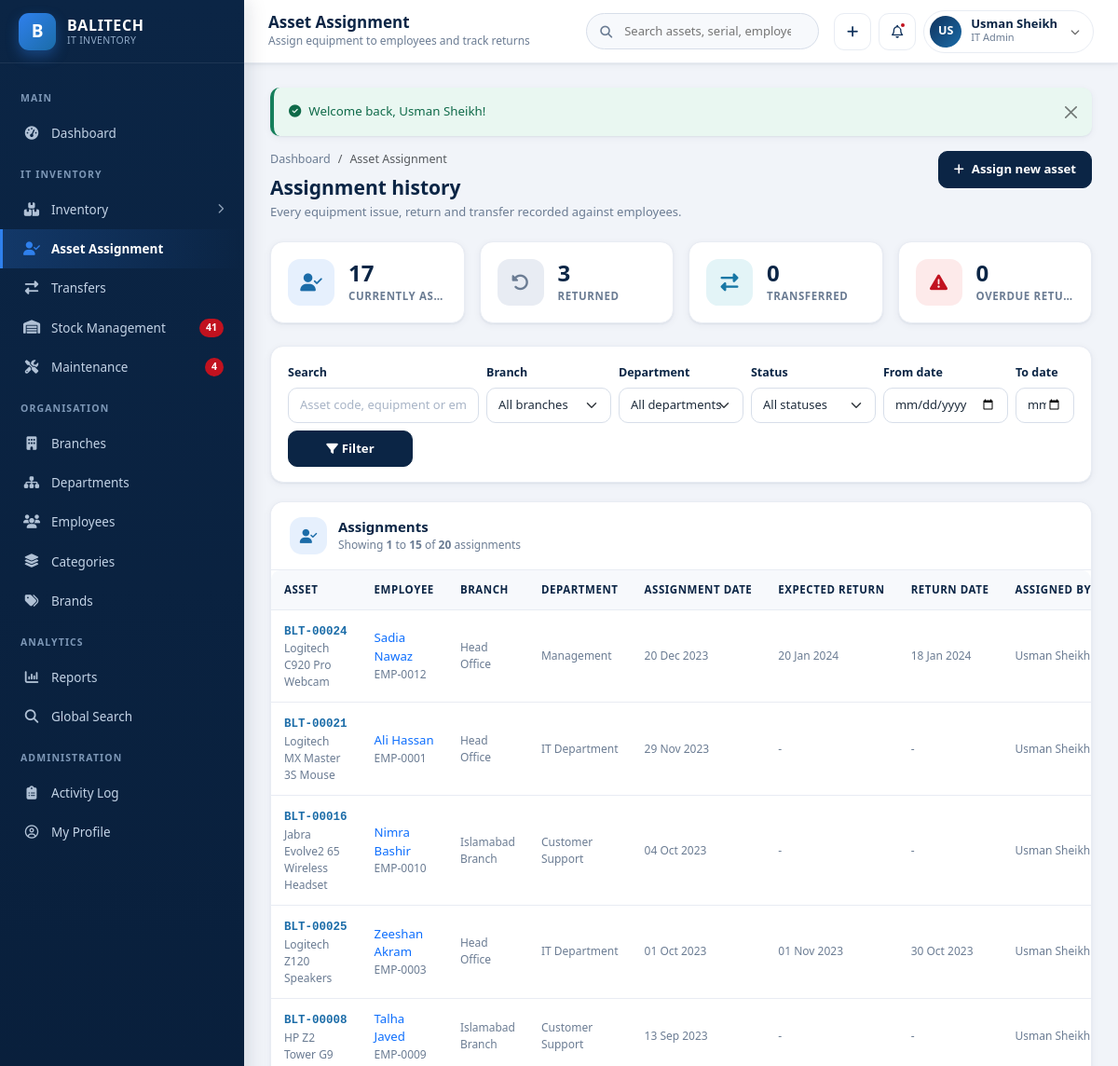
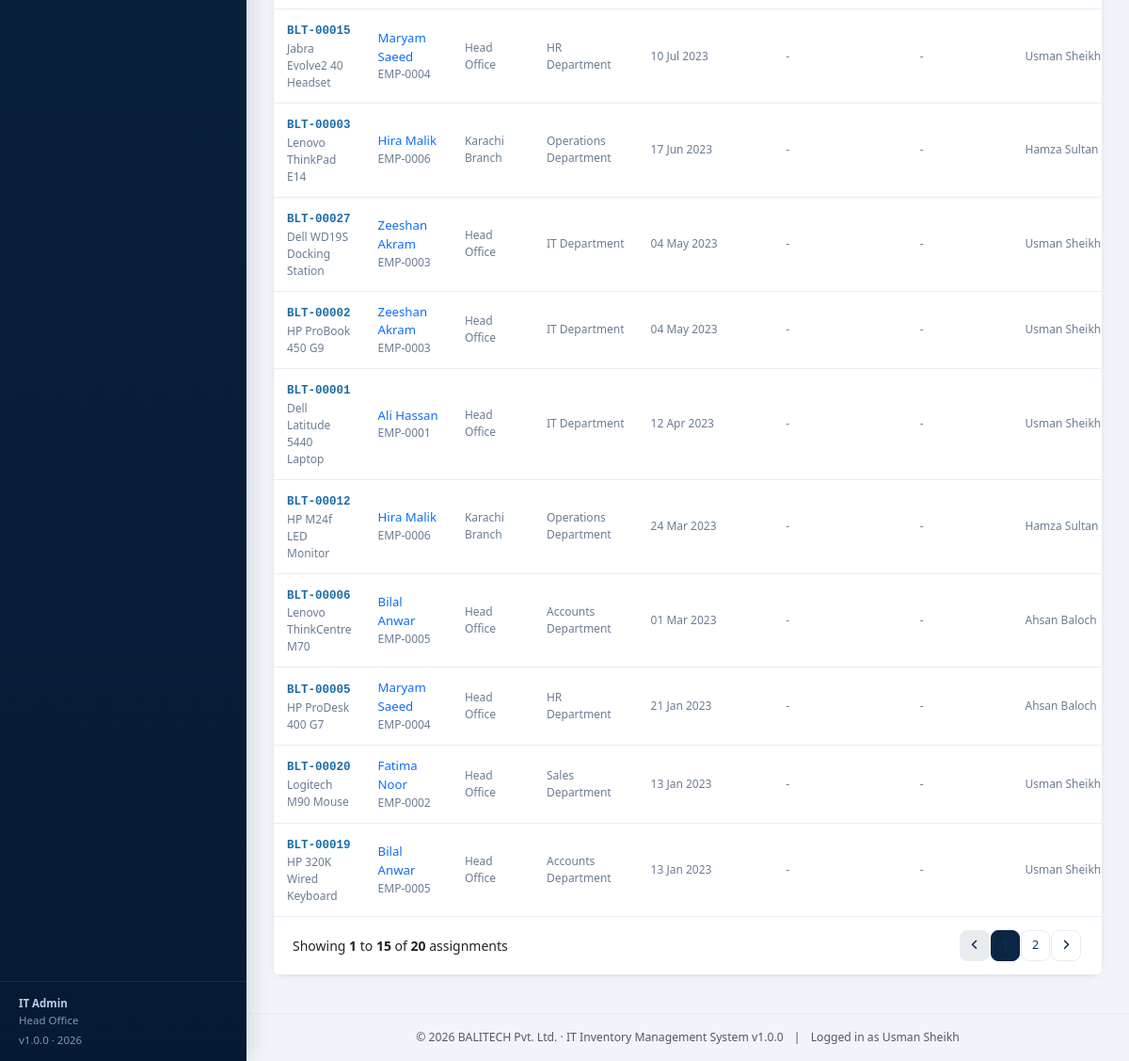
/assignments/index.php (signed in), run on the app's committed database (2 pictures, top to bottom).
### tables this page shows
CREATE TABLE `users` (
  `id` INT UNSIGNED NOT NULL AUTO_INCREMENT,
  `username` VARCHAR(60) NOT NULL,
  `full_name` VARCHAR(120) NOT NULL,
  `email` VARCHAR(120) NOT NULL,
  `password` VARCHAR(255) NOT NULL,
  `role` ENUM('super_admin','it_admin','branch_staff','dept_manager') NOT NULL DEFAULT 'branch_staff',
  `branch_id` INT UNSIGNED DEFAULT NULL,
  `department_id` INT UNSIGNED DEFAULT NULL,
  `phone` VARCHAR(30) DEFAULT NULL,
  `avatar` VARCHAR(255) DEFAULT NULL,
  `status` ENUM('active','inactive') NOT NULL DEFAULT 'active',
  `last_login` DATETIME DEFAULT NULL,
  `created_at` DATETIME NOT NULL DEFAULT CURRENT_TIMESTAMP,
  `updated_at` DATETIME NOT NULL DEFAULT CURRENT_TIMESTAMP ON UPDATE CURRENT_TIMESTAMP,
  PRIMARY KEY (`id`),
  UNIQUE KEY `uq_user_username` (`username`),
  UNIQUE KEY `uq_user_email` (`email`),
  KEY `idx_user_role` (`role`),
  KEY `idx_user_branch` (`branch_id`),
  KEY `idx_user_dept` (`department_id`),
  CONSTRAINT `fk_user_branch` FOREIGN KEY (`branch_id`) REFERENCES `branches` (`id`) ON DELETE SET NULL ON UPDATE CASCADE,
  CONSTRAINT `fk_user_dept` FOREIGN KEY (`department_id`) REFERENCES `departments` (`id`) ON DELETE SET NULL ON UPDATE CASCADE
);

CREATE TABLE `branches` (
  `id` INT UNSIGNED NOT NULL AUTO_INCREMENT,
  `branch_code` VARCHAR(20) NOT NULL,
  `branch_name` VARCHAR(120) NOT NULL,
  `city` VARCHAR(80) NOT NULL,
  `address` VARCHAR(255) DEFAULT NULL,
  `branch_manager` VARCHAR(120) DEFAULT NULL,
  `contact_number` VARCHAR(30) DEFAULT NULL,
  `email` VARCHAR(120) DEFAULT NULL,
  `status` ENUM('active','inactive') NOT NULL DEFAULT 'active',
  `created_at` DATETIME NOT NULL DEFAULT CURRENT_TIMESTAMP,
  `updated_at` DATETIME NOT NULL DEFAULT CURRENT_TIMESTAMP ON UPDATE CURRENT_TIMESTAMP,
  PRIMARY KEY (`id`),
  UNIQUE KEY `uq_branch_code` (`branch_code`),
  KEY `idx_branch_status` (`status`),
  KEY `idx_branch_name` (`branch_name`)
);

CREATE TABLE `asset_assignments` (
  `id` INT UNSIGNED NOT NULL AUTO_INCREMENT,
  `asset_id` INT UNSIGNED NOT NULL,
  `employee_id` INT UNSIGNED NOT NULL,
  `branch_id` INT UNSIGNED DEFAULT NULL,
  `department_id` INT UNSIGNED DEFAULT NULL,
  `assignment_date` DATE NOT NULL,
  `assigned_by` INT UNSIGNED DEFAULT NULL,
  `expected_return_date` DATE DEFAULT NULL,
  `return_date` DATE DEFAULT NULL,
  `assignment_status` ENUM('assigned','returned','transferred') NOT NULL DEFAULT 'assigned',
  `condition_on_assign` ENUM('New','Good','Fair','Poor') NOT NULL DEFAULT 'Good',
  `condition_on_return` ENUM('New','Good','Fair','Poor') DEFAULT NULL,
  `remarks` VARCHAR(255) DEFAULT NULL,
  `created_at` DATETIME NOT NULL DEFAULT CURRENT_TIMESTAMP,
  PRIMARY KEY (`id`),
  KEY `idx_asg_asset` (`asset_id`),
  KEY `idx_asg_emp` (`employee_id`),
  KEY `idx_asg_status` (`assignment_status`),
  KEY `idx_asg_date` (`assignment_date`),
  CONSTRAINT `fk_asg_asset` FOREIGN KEY (`asset_id`) REFERENCES `inventory` (`id`) ON DELETE CASCADE ON UPDATE CASCADE,
  CONSTRAINT `fk_asg_emp` FOREIGN KEY (`employee_id`) REFERENCES `employees` (`id`) ON DELETE CASCADE ON UPDATE CASCADE,
  CONSTRAINT `fk_asg_branch` FOREIGN KEY (`branch_id`) REFERENCES `branches` (`id`) ON DELETE SET NULL ON UPDATE CASCADE,
  CONSTRAINT `fk_asg_dept` FOREIGN KEY (`department_id`) REFERENCES `departments` (`id`) ON DELETE SET NULL ON UPDATE CASCADE,
  CONSTRAINT `fk_asg_user` FOREIGN KEY (`assigned_by`) REFERENCES `users` (`id`) ON DELETE SET NULL ON UPDATE CASCADE
);

CREATE TABLE `inventory` (
  `id` INT UNSIGNED NOT NULL AUTO_INCREMENT,
  `asset_code` VARCHAR(30) NOT NULL,
  `category_id` INT UNSIGNED NOT NULL,
  `brand_id` INT UNSIGNED DEFAULT NULL,
  `equipment_name` VARCHAR(150) NOT NULL,
  `model_number` VARCHAR(100) DEFAULT NULL,
  `serial_number` VARCHAR(100) DEFAULT NULL,
  `branch_id` INT UNSIGNED DEFAULT NULL,
  `department_id` INT UNSIGNED DEFAULT NULL,
  `assigned_employee_id` INT UNSIGNED DEFAULT NULL,
  `purchase_date` DATE DEFAULT NULL,
  `purchase_price` DECIMAL(12,2) NOT NULL DEFAULT 0.00,
  `warranty_expiry` DATE DEFAULT NULL,
  `asset_condition` ENUM('New','Good','Fair','Poor') NOT NULL DEFAULT 'Good',
  `status` ENUM('available','assigned','under_maintenance','damaged','retired') NOT NULL DEFAULT 'available',
  `remarks` TEXT DEFAULT NULL,
  `created_by` INT UNSIGNED DEFAULT NULL,
  `created_at` DATETIME NOT NULL DEFAULT CURRENT_TIMESTAMP,
  `updated_at` DATETIME NOT NULL DEFAULT CURRENT_TIMESTAMP ON UPDATE CURRENT_TIMESTAMP,
  PRIMARY KEY (`id`),
  UNIQUE KEY `uq_asset_code` (`asset_code`),
  UNIQUE KEY `uq_asset_serial` (`serial_number`),
  KEY `idx_inv_category` (`category_id`),
  KEY `idx_inv_brand` (`brand_id`),
  KEY `idx_inv_branch` (`branch_id`),
  KEY `idx_inv_dept` (`department_id`),
  KEY `idx_inv_emp` (`assigned_employee_id`),
  KEY `idx_inv_status` (`status`),
  KEY `idx_inv_purchase` (`purchase_date`),
  KEY `idx_inv_name` (`equipment_name`),
  CONSTRAINT `fk_inv_category` FOREIGN KEY (`category_id`) REFERENCES `asset_categories` (`id`) ON DELETE RESTRICT ON UPDATE CASCADE,
  CONSTRAINT `fk_inv_brand` FOREIGN KEY (`brand_id`) REFERENCES `brands` (`id`) ON DELETE SET NULL ON UPDATE CASCADE,
  CONSTRAINT `fk_inv_branch` FOREIGN KEY (`branch_id`) REFERENCES `branches` (`id`) ON DELETE SET NULL ON UPDATE CASCADE,
  CONSTRAINT `fk_inv_dept` FOREIGN KEY (`department_id`) REFERENCES `departments` (`id`) ON DELETE SET NULL ON UPDATE CASCADE,
  CONSTRAINT `fk_inv_emp` FOREIGN KEY (`assigned_employee_id`) REFERENCES `employees` (`id`) ON DELETE SET NULL ON UPDATE CASCADE,
  CONSTRAINT `fk_inv_user` FOREIGN KEY (`created_by`) REFERENCES `users` (`id`) ON DELETE SET NULL ON UPDATE CASCADE
);

CREATE TABLE `employees` (
  `id` INT UNSIGNED NOT NULL AUTO_INCREMENT,
  `emp_code` VARCHAR(20) NOT NULL,
  `employee_name` VARCHAR(120) NOT NULL,
  `branch_id` INT UNSIGNED DEFAULT NULL,
  `department_id` INT UNSIGNED DEFAULT NULL,
  `designation` VARCHAR(120) DEFAULT NULL,
  `contact_number` VARCHAR(30) DEFAULT NULL,
  `email` VARCHAR(120) DEFAULT NULL,
  `joining_date` DATE DEFAULT NULL,
  `status` ENUM('active','inactive') NOT NULL DEFAULT 'active',
  `created_at` DATETIME NOT NULL DEFAULT CURRENT_TIMESTAMP,
  `updated_at` DATETIME NOT NULL DEFAULT CURRENT_TIMESTAMP ON UPDATE CURRENT_TIMESTAMP,
  PRIMARY KEY (`id`),
  UNIQUE KEY `uq_emp_code` (`emp_code`),
  KEY `idx_emp_branch` (`branch_id`),
  KEY `idx_emp_dept` (`department_id`),
  KEY `idx_emp_name` (`employee_name`),
  CONSTRAINT `fk_emp_branch` FOREIGN KEY (`branch_id`) REFERENCES `branches` (`id`) ON DELETE SET NULL ON UPDATE CASCADE,
  CONSTRAINT `fk_emp_dept` FOREIGN KEY (`department_id`) REFERENCES `departments` (`id`) ON DELETE SET NULL ON UPDATE CASCADE
);

CREATE TABLE `departments` (
  `id` INT UNSIGNED NOT NULL AUTO_INCREMENT,
  `dept_code` VARCHAR(20) NOT NULL,
  `department_name` VARCHAR(120) NOT NULL,
  `branch_id` INT UNSIGNED DEFAULT NULL,
  `dept_head` VARCHAR(120) DEFAULT NULL,
  `description` VARCHAR(255) DEFAULT NULL,
  `status` ENUM('active','inactive') NOT NULL DEFAULT 'active',
  `created_at` DATETIME NOT NULL DEFAULT CURRENT_TIMESTAMP,
  `updated_at` DATETIME NOT NULL DEFAULT CURRENT_TIMESTAMP ON UPDATE CURRENT_TIMESTAMP,
  PRIMARY KEY (`id`),
  UNIQUE KEY `uq_dept_code` (`dept_code`),
  KEY `idx_dept_branch` (`branch_id`),
  KEY `idx_dept_name` (`department_name`),
  CONSTRAINT `fk_dept_branch` FOREIGN KEY (`branch_id`) REFERENCES `branches` (`id`) ON DELETE SET NULL ON UPDATE CASCADE
);

### assignments/index.php (the view, shortened to what the rows shown need)
<?php
require_once __DIR__ . '/../init.php';
$scope       = rbac_scope('i');
$scopeSql    = $scope['sql'];
$page     = max(1, (int) get_param('page', 1));
$perPage  = ITEMS_PER_PAGE;
$where  = '1 = 1';
$offset = ($page - 1) * $perPage;
$listSql = "SELECT a.id, a.asset_id, a.employee_id, a.assignment_date, a.expected_return_date,
                   a.return_date, a.assignment_status,
                   i.asset_code, i.equipment_name,
                   emp.employee_name, emp.emp_code,
                   b.branch_name, d.department_name,
                   u.full_name AS assigned_by_name
              FROM asset_assignments a
              JOIN inventory i ON i.id = a.asset_id
              JOIN employees emp ON emp.id = a.employee_id
              LEFT JOIN branches b ON b.id = a.branch_id
              LEFT JOIN departments d ON d.id = a.department_id
              LEFT JOIN users u ON u.id = a.assigned_by
             WHERE $where $scopeSql
             ORDER BY a.assignment_date DESC, a.id DESC
             LIMIT :limit OFFSET :offset";
$stmt = db()->prepare($listSql);
$stmt->bindValue(':limit', $perPage, PDO::PARAM_INT);
$stmt->bindValue(':offset', $offset, PDO::PARAM_INT);
$stmt->execute();
$assignments = $stmt->fetchAll();
$page_title    = 'Asset Assignment';
require __DIR__ . '/../includes/header.php';
?>
<div class="page-head">
    <div>
        <h2>Assignment history</h2>
    </div>
</div>
<div class="row g-3 mb-4">
</div>
<form class="filter-bar" method="get" action="<?= url('assignments/index.php') ?>">
</form>
<div class="card">
    <div class="table-responsive">
        <table class="table">
            <thead>
                <tr>
                    <th>Asset</th>
                    <th>Employee</th>
                    <th>Branch</th>
                    <th>Department</th>
                    <th>Assignment date</th>
                    <th>Expected return</th>
                    <th>Return date</th>
                    <th>Assigned by</th>
                </tr>
            </thead>
            <tbody>
            <?php foreach ($assignments as $row): ?>
                <tr>
                    <td>
                        <a class="fw-code" href="<?= url('inventory/view.php?id=' . (int) $row['asset_id']) ?>"><?= e($row['asset_code']) ?></a>
                        <div class="text-muted-sm"><?= e($row['equipment_name']) ?></div>
                    </td>
                    <td>
                        <a href="<?= url('employees/view.php?id=' . (int) $row['employee_id']) ?>"><?= e($row['employee_name']) ?></a>
                        <div class="text-muted-sm"><?= e($row['emp_code']) ?></div>
                    </td>
                    <td class="text-muted-sm"><?= e($row['branch_name'] ?: '-') ?></td>
                    <td class="text-muted-sm"><?= e($row['department_name'] ?: '-') ?></td>
                    <td class="text-muted-sm"><?= e(fdate($row['assignment_date'])) ?></td>
                    <td class="text-muted-sm">
                        <?= e(fdate($row['expected_return_date'])) ?>
                    </td>
                    <td class="text-muted-sm"><?= e(fdate($row['return_date'])) ?></td>
                    <td class="text-muted-sm"><?= e($row['assigned_by_name'] ?: '-') ?></td>
                </tr>
            <?php endforeach; ?>
            </tbody>
        </table>
    </div>
</div>
<?php require __DIR__ . '/../includes/footer.php'; ?>

### includes/header.php (shortened to what the rows shown need)
<?php
require_once __DIR__ . '/auth.php';
$page_title   = $page_title   ?? 'Dashboard';
?>
<!DOCTYPE html>
<html lang="en">
<head>
<link rel="stylesheet" href="https://cdn.jsdelivr.net/npm/bootstrap@5.3.3/dist/css/bootstrap.min.css">
<link rel="stylesheet" href="https://cdnjs.cloudflare.com/ajax/libs/font-awesome/6.5.2/css/all.min.css">
<link rel="stylesheet" href="<?= url('assets/css/style.css') ?>">
</head>
<body>
<div class="app-wrapper">
    <?php require __DIR__ . '/sidebar.php'; ?>
    <div class="app-main">
        <header class="app-topbar no-print">
            <div class="topbar-titles">
                <h1><?= e($page_title) ?></h1>
            </div>
            <form class="topbar-search" action="<?= url('search.php') ?>" method="get" role="search">
            </form>
            <div class="topbar-actions">
                <div class="dropdown">
                    <button class="user-chip" type="button" data-bs-toggle="dropdown" aria-expanded="false">
                        <span class="avatar"><?= e(user_initials($user['full_name'])) ?></span>
                        <span class="text-start">
                            <span class="u-name d-block"><?= e($user['full_name']) ?></span>
                            <span class="u-role d-block"><?= e(role_label($user['role'])) ?></span>
                        </span>
                        <i class="fa-solid fa-chevron-down ms-1" style="font-size:10px;opacity:.6"></i>
                    </button>
                </div>
            </div>
        </header>
        <main class="app-content">
            <?= render_flash() ?>

### includes/sidebar.php (shortened to what the rows shown need)
<?php
$user = current_user();
?>
<aside class="app-sidebar no-print" id="appSidebar">
    <div class="sidebar-brand">
        <span class="brand-mark">B</span>
        <span class="brand-text">
        </span>
    </div>
    <div class="sidebar-scroll">
        <div class="nav-label">Main</div>
        <ul class="sidebar-nav">
        </ul>
        <div class="nav-label">IT Inventory</div>
        <ul class="sidebar-nav">
        </ul>
        <div class="nav-label">Organisation</div>
        <ul class="sidebar-nav">
        </ul>
        <div class="nav-label">Analytics</div>
        <ul class="sidebar-nav">
        </ul>
        <?php if (is_role('super_admin', 'it_admin')): ?>
        <div class="nav-label">Administration</div>
        <ul class="sidebar-nav">
        </ul>
        <?php endif; ?>
    </div>
    <div class="sidebar-footer">
        <strong><?= e(role_label($user['role'] ?? '')) ?></strong><br>
        <?= $user['branch_name'] ? e($user['branch_name']) : 'All branches access' ?>
        <div class="mt-1">v<?= e(APP_VERSION) ?> &middot; <?= date('Y') ?></div>
    </div>
</aside>

### includes/footer.php (shortened to what the rows shown need)
        </main>
        <footer class="app-content py-3 text-center text-muted no-print" style="font-size:12.2px;border-top:1px solid var(--gray-200)">
            &copy; <?= date('Y') ?> <?= e(APP_COMPANY) ?> &middot; IT Inventory Management System v<?= e(APP_VERSION) ?>
            <span class="mx-2">|</span> Logged in as <?= e(current_user()['full_name'] ?? '') ?>
        </footer>
    </div>
</div>
</body>
</html>

### data on the page
users: role "IT Admin", branch.branch_name "Head Office", full_name "US", full_name "Usman Sheikh"
asset_assignments: asset.asset_code "BLT-00024", asset.equipment_name "Logitech C920 Pro Webcam", employee.employee_name "Sadia Nawaz", employee.emp_code "EMP-0012", branch.branch_name "Head Office", department.department_name "Management", assignment_date "20 Dec 2023", expected_return_date "20 Jan 2024", return_date "18 Jan 2024", assigned_by.full_name "Usman Sheikh"
asset_assignments: asset.asset_code "BLT-00021", asset.equipment_name "Logitech MX Master 3S Mouse", employee.employee_name "Ali Hassan", employee.emp_code "EMP-0001", branch.branch_name "Head Office", department.department_name "IT Department", assignment_date "29 Nov 2023", expected_return_date "-", return_date "-", assigned_by.full_name "Usman Sheikh"
asset_assignments: asset.asset_code "BLT-00016", asset.equipment_name "Jabra Evolve2 65 Wireless Headset", employee.employee_name "Nimra Bashir", employee.emp_code "EMP-0010", branch.branch_name "Islamabad Branch", department.department_name "Customer Support", assignment_date "04 Oct 2023", expected_return_date "-", return_date "-", assigned_by.full_name "Usman Sheikh"
asset_assignments: asset.asset_code "BLT-00025", asset.equipment_name "Logitech Z120 Speakers", employee.employee_name "Zeeshan Akram", employee.emp_code "EMP-0003", branch.branch_name "Head Office", department.department_name "IT Department", assignment_date "01 Oct 2023", expected_return_date "01 Nov 2023", return_date "30 Oct 2023", assigned_by.full_name "Usman Sheikh"
asset_assignments: asset.asset_code "BLT-00008", asset.equipment_name "HP Z2 Tower G9", employee.employee_name "Talha Javed", employee.emp_code "EMP-0009", branch.branch_name "Islamabad Branch", department.department_name "Customer Support", assignment_date "13 Sep 2023", expected_return_date "-", return_date "-", assigned_by.full_name "Usman Sheikh"
asset_assignments: asset.asset_code "BLT-00015", asset.equipment_name "Jabra Evolve2 40 Headset", employee.employee_name "Maryam Saeed", employee.emp_code "EMP-0004", branch.branch_name "Head Office", department.department_name "HR Department", assignment_date "10 Jul 2023", expected_return_date "-", return_date "-", assigned_by.full_name "Usman Sheikh"
asset_assignments: asset.asset_code "BLT-00003", asset.equipment_name "Lenovo ThinkPad E14", employee.employee_name "Hira Malik", employee.emp_code "EMP-0006", branch.branch_name "Karachi Branch", department.department_name "Operations Department", assignment_date "17 Jun 2023", expected_return_date "-", return_date "-", assigned_by.full_name "Hamza Sultan"
asset_assignments: asset.asset_code "BLT-00027", asset.equipment_name "Dell WD19S Docking Station", employee.employee_name "Zeeshan Akram", employee.emp_code "EMP-0003", branch.branch_name "Head Office", department.department_name "IT Department", assignment_date "04 May 2023", expected_return_date "-", return_date "-", assigned_by.full_name "Usman Sheikh"
asset_assignments: asset.asset_code "BLT-00002", asset.equipment_name "HP ProBook 450 G9", employee.employee_name "Zeeshan Akram", employee.emp_code "EMP-0003", branch.branch_name "Head Office", department.department_name "IT Department", assignment_date "04 May 2023", expected_return_date "-", return_date "-", assigned_by.full_name "Usman Sheikh"
asset_assignments: asset.asset_code "BLT-00001", asset.equipment_name "Dell Latitude 5440 Laptop", employee.employee_name "Ali Hassan", employee.emp_code "EMP-0001", branch.branch_name "Head Office", department.department_name "IT Department", assignment_date "12 Apr 2023", expected_return_date "-", return_date "-", assigned_by.full_name "Usman Sheikh"
asset_assignments: asset.asset_code "BLT-00012", asset.equipment_name "HP M24f LED Monitor", employee.employee_name "Hira Malik", employee.emp_code "EMP-0006", branch.branch_name "Karachi Branch", department.department_name "Operations Department", assignment_date "24 Mar 2023", expected_return_date "-", return_date "-", assigned_by.full_name "Hamza Sultan"
asset_assignments: asset.asset_code "BLT-00006", asset.equipment_name "Lenovo ThinkCentre M70", employee.employee_name "Bilal Anwar", employee.emp_code "EMP-0005", branch.branch_name "Head Office", department.department_name "Accounts Department", assignment_date "01 Mar 2023", expected_return_date "-", return_date "-", assigned_by.full_name "Ahsan Baloch"
asset_assignments: asset.asset_code "BLT-00005", asset.equipment_name "HP ProDesk 400 G7", employee.employee_name "Maryam Saeed", employee.emp_code "EMP-0004", branch.branch_name "Head Office", department.department_name "HR Department", assignment_date "21 Jan 2023", expected_return_date "-", return_date "-", assigned_by.full_name "Ahsan Baloch"
asset_assignments: asset.asset_code "BLT-00020", asset.equipment_name "Logitech M90 Mouse", employee.employee_name "Fatima Noor", employee.emp_code "EMP-0002", branch.branch_name "Head Office", department.department_name "Sales Department", assignment_date "13 Jan 2023", expected_return_date "-", return_date "-", assigned_by.full_name "Usman Sheikh"
asset_assignments: asset.asset_code "BLT-00019", asset.equipment_name "HP 320K Wired Keyboard", employee.employee_name "Bilal Anwar", employee.emp_code "EMP-0005", branch.branch_name "Head Office", department.department_name "Accounts Department", assignment_date "13 Jan 2023", expected_return_date "-", return_date "-", assigned_by.full_name "Usman Sheikh"

### other printed values
$notifLowStock "41"
$notifMaintenance "4"
APP_VERSION "1.0.0"
$page_title "Asset Assignment"
$page_subtitle "Assign equipment to employees and track returns"
$flash['message'] "Welcome back, Usman Sheikh!"
$value "17"
$label "CURRENTLY AS…"
$value "3"
$label "RETURNED"
$value "0"
$label "TRANSFERRED"
$label "OVERDUE RETU…"
$start "1 1"
$end "15 15"
